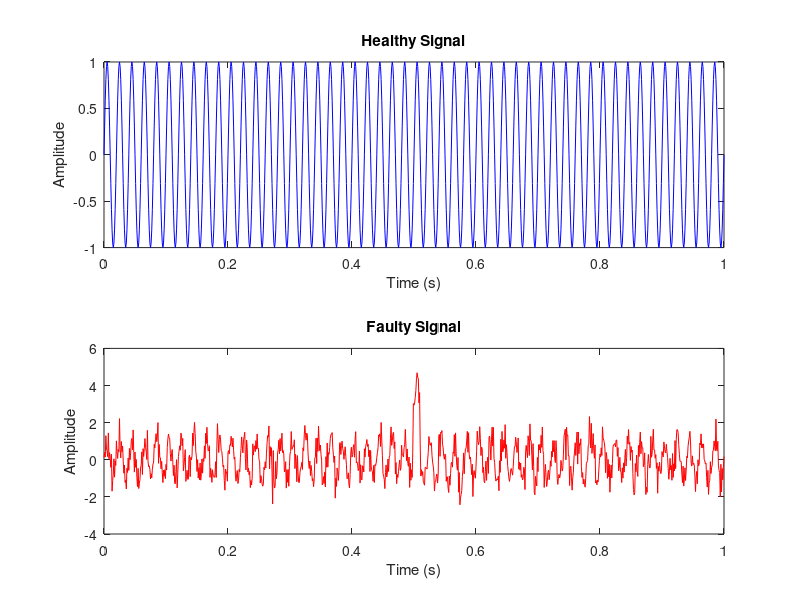

Recreate this plot in MATLAB. (Note: this script raises an error after producing the figure.)
% Wavelet-Based Fault Detection - Signal Generation

% Sampling parameters
Fs = 1000;                  % Sampling frequency in Hz
t = 0:1/Fs:1;               % Time vector (1 second)

% Healthy signal (pure sine wave)
signal_clean = sin(2*pi*50*t);  

% Faulty signal: sine + noise + impulsive spike
signal_faulty = signal_clean + 0.5*randn(size(t));  
signal_faulty(500:510) = signal_faulty(500:510) + 3;  

% Plotting both signals
figure;
subplot(2,1,1);
plot(t, signal_clean, 'b');
title('Healthy Signal');
xlabel('Time (s)');
ylabel('Amplitude');

subplot(2,1,2);
plot(t, signal_faulty, 'r');
title('Faulty Signal');
xlabel('Time (s)');
ylabel('Amplitude');

% Select wavelet type and level
wname = 'db4';     % Daubechies 4 wavelet
level = 4;         % Decomposition level

% Decomposition of clean signal
[cC, lC] = wavedec(signal_clean, level, wname);

% Decomposition of faulty signal
[cF, lF] = wavedec(signal_faulty, level, wname);

% Plot detail coefficients (D1 to D4)
figure;
for i = 1:level
    d_clean = wrcoef('d', cC, lC, wname, i);
    d_faulty = wrcoef('d', cF, lF, wname, i);
    
    subplot(level,2,2*i-1);
    plot(d_clean);
    title(['Clean Signal - D', num2str(i)]);
    
    subplot(level,2,2*i);
    plot(d_faulty);
    title(['Faulty Signal - D', num2str(i)]);
end

% Energy calculation function
getEnergy = @(x) sum(x.^2);

% Initialize arrays
energy_clean = zeros(1, level);
energy_faulty = zeros(1, level);

% Compute energy for each level
for i = 1:level
    d_clean = wrcoef('d', cC, lC, wname, i);
    d_faulty = wrcoef('d', cF, lF, wname, i);
    
    energy_clean(i) = getEnergy(d_clean);
    energy_faulty(i) = getEnergy(d_faulty);
end

% Display table
fprintf('\nEnergy Comparison:\n');
fprintf('Level\tClean\t\tFaulty\n');
for i = 1:level
    fprintf('D%d\t%.4f\t%.4f\n', i, energy_clean(i), energy_faulty(i));
end

% Bar plot for visualization
figure;
bar([energy_clean; energy_faulty]', 'grouped');
legend('Healthy', 'Faulty');
xlabel('Wavelet Level (D1–D4)');
ylabel('Energy');
title('Wavelet Energy Comparison');